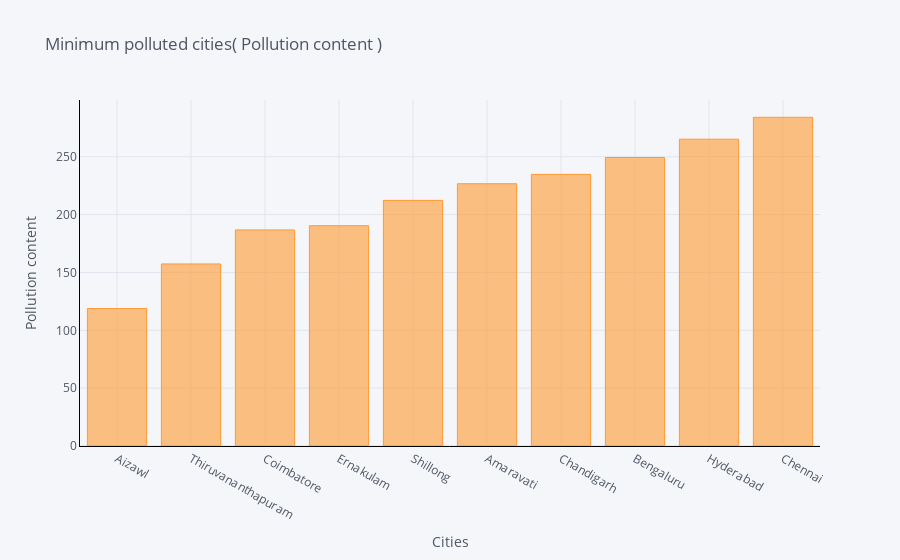

Notebook cell for this chart:
### Code cell
def min_bar_plot(var):
    x1 = df1[['City',var]].groupby(["City"]).mean().sort_values(by = var,
    ascending = True).head(10).iplot(kind='bar', xTitle='Cities',yTitle=var, linecolor='black',title='{2} {1} {0}'.format(")",var,' Minimum polluted cities('))
p1 = min_bar_plot('Pollution content')

### Figure 1 — Plotly figure (JSON) as saved in the notebook; plotly's stock layout.template omitted (floating-point values rounded to 4 significant figures)
{"data": [{"marker": {"color": "rgba(255, 153, 51, 0.6)", "line": {"color": "rgba(255, 153, 51, 1.0)", "width": 1}}, "name": "Pollution content", "orientation": "v", "text": "", "type": "bar", "x": ["Aizawl", "Thiruvananthapuram", "Coimbatore", "Ernakulam", "Shillong", "Amaravati", "Chandigarh", "Bengaluru", "Hyderabad", "Chennai"], "y": [118.8, 157.4, 186.8, 190.4, 212.3, 226.7, 234.8, 249.4, 265.2, 284.1]}], "layout": {"legend": {"bgcolor": "#F5F6F9", "font": {"color": "#4D5663"}}, "paper_bgcolor": "#F5F6F9", "plot_bgcolor": "#F5F6F9", "title": {"font": {"color": "#4D5663"}, "text": " Minimum polluted cities( Pollution content )"}, "xaxis": {"gridcolor": "#E1E5ED", "linecolor": "black", "showgrid": true, "tickfont": {"color": "#4D5663"}, "title": {"font": {"color": "#4D5663"}, "text": "Cities"}, "zerolinecolor": "#E1E5ED"}, "yaxis": {"gridcolor": "#E1E5ED", "linecolor": "black", "showgrid": true, "tickfont": {"color": "#4D5663"}, "title": {"font": {"color": "#4D5663"}, "text": "Pollution content"}, "zerolinecolor": "#E1E5ED"}}}
